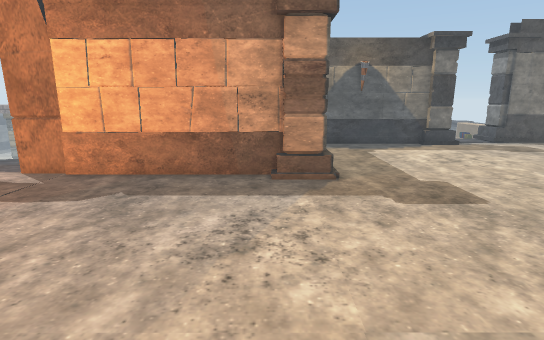
[1] (above)

12 first-person views from a walk through a Unity game level. The camera is 1.2 m above the floor, tilts 12° down and sees 80° across. The floor is counted in squares, 0.5 m on a side. Each view is taken from the middle of a square. On the plan, view 1 faces up. The plan holds only what a view shows up to about 20 squares ahead; the rest is blank. The place goes on beyond the plan. The player is left out. Some surface patterns are stand-ins.

[2]
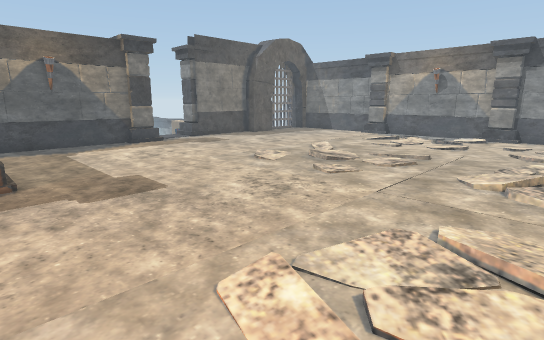

[3]
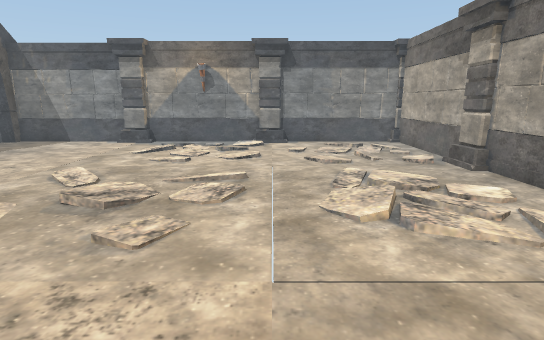

[4]
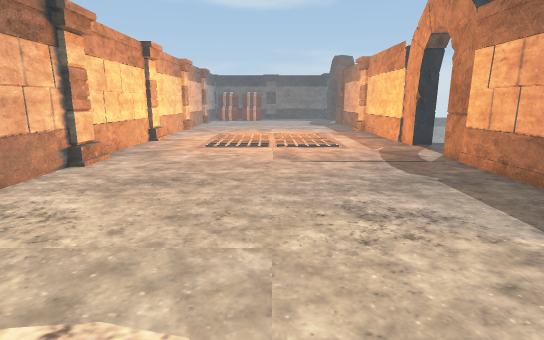

[5]
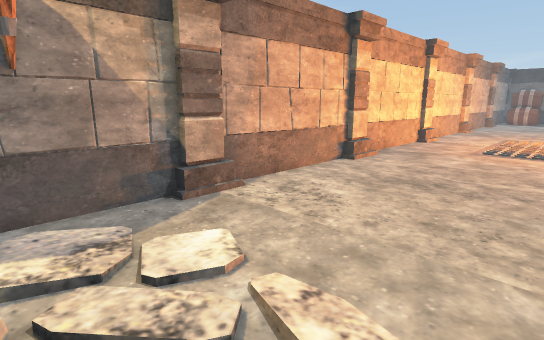

[6]
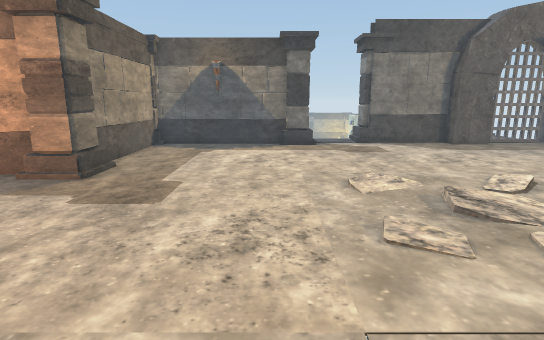

[7]
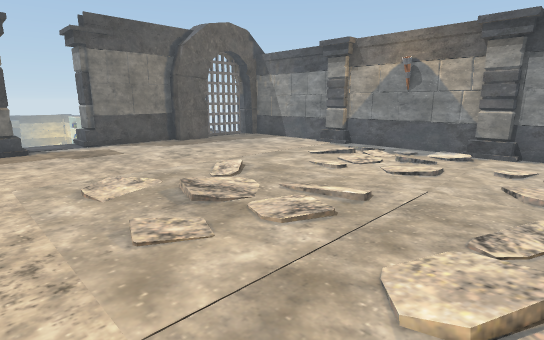

[8]
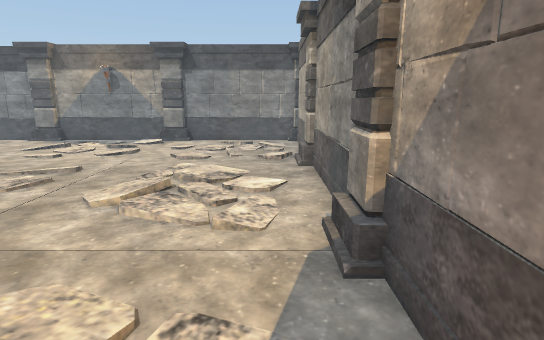

[9]
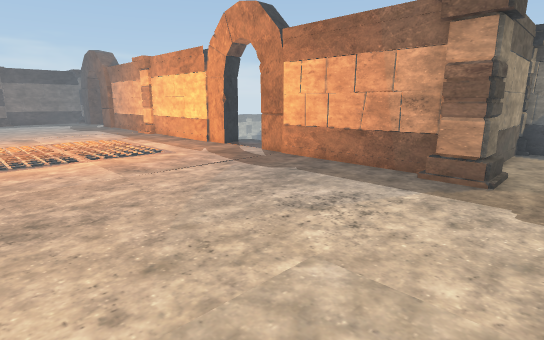

[10]
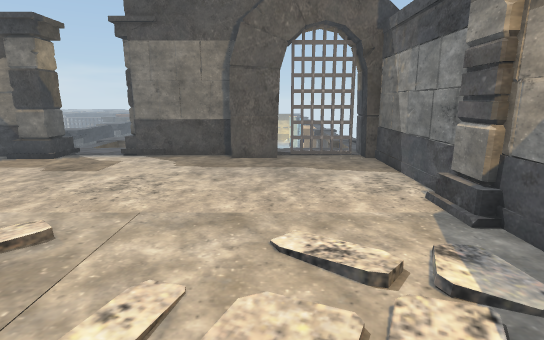

[11]
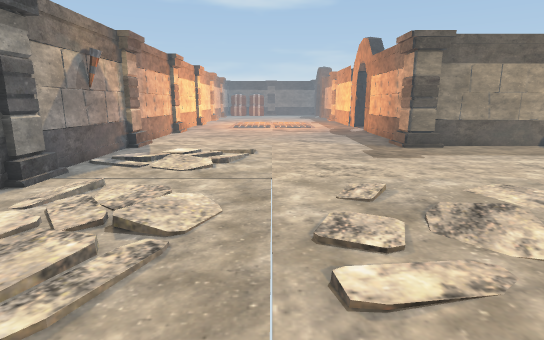

[12]
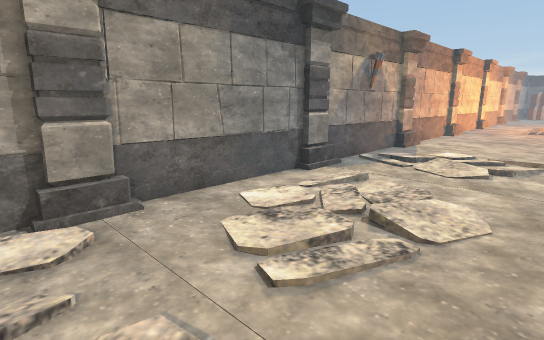

### Floor plan
Points are (right, up) in squares from view 1. A wall is a line through its corners. A room is listed if a view was taken in it or the views show most of it. See-through windows are left out.
Room 1 (views 1, 2, 3, 4, 5, 6, 7, 8, 9, 10, 11, 12)
walls: (1.9, 10.6) (-6.5, 10.6); (1.7, 11.7) (1.7, 10.4) (0.3, 10.4); (-0.8, 10.3) (-2.2, 10.3); (-2.5, 10.7) (-3, 10.6); (-3.2, 10.3) (-5.8, 10.3); (1.4, 15) (1.3, 14.5); (6.1, -4.4) (7, -4.4); (4.8, -4.6) (5.5, -4.7); (2.5, -4.4) (3.5, -4.4); (2.2, -4.7) (2.8, -4.6); (2.2, -4.8) (2.7, -4.6); (8.2, -4.7) (8.5, -4.4) (9.7, -4.4) (9.7, -4.8); (8.3, -4.7) (8.5, -4.4); (-5.3, 10.6) (-5.7, 10.7); (0.5, -4.4) (1.6, -4.4); (5.1, 18.7) (4.6, 18.8); (7.8, 18.8) (7.4, 18.6); (1.4, 18.6) (1.4, 11.7); (8.6, 18.6) (1.7, 18.6) (1.6, 18.5) (1.6, 18.2); (7.5, 18.9) (6.7, 18.9); (14.5, -4.4) (15, -4.4); (-4.4, -4.5) (-3.5, -4.5); (16.2, -4.7) (16.6, -4.4) (17.9, -4.4); (16.3, -4.7) (16.6, -4.4); (-7.5, -4.5) (-6.3, -4.5); (15.6, 18.9) (14.8, 18.9); (18.2, 19.1) (14.3, 19.1); (-13.4, 10.6) (-14.5, 10.6); (24.3, 2.3) (24.3, 4); (24.8, 4.2) (24.6, 4.6); (24.7, 2.2) (24.4, 2.6); (24.7, 2.2) (24.3, 2.6); (24.7, 10.3) (24.5, 10.5) (24.3, 10.5) (24.3, 12); (24.3, 12.1) (24.4, 12.8); (24.8, 11.9) (24.6, 12.4); (24.4, 14.9) (24.4, 16.1); (24.2, -4.7) (24.6, -4.3); (23.8, 19.1) (20.8, 19.1); (-15.5, -4.5) (-14.5, -4.5); (-15.5, -4.6) (24.6, -4.6) (24.6, 18.3)
low walls: (1.4, 10.7) (1.4, 10.2)
ways out: opening at (-10, 12.7)
objects: other object (-18, -5) to (-17, -5); other object (-16, 11); other object (-15, 11); other object (-13, -5); arch (-9, 11) to (-9, 12); arch (-7, 11); other object (9, 18) to (10, 20); other object (13, 19) to (14, 20); arch (20, 18); arch (24, 18)

Where each view was taken, in squares from view 1:
view 1: 0 up, 0 right, facing up
view 2: 1 down, 1 right, facing up-right
view 3: 3 up, 5 right, facing right
view 4: 3 up, 6 right, facing left
view 5: 3 up, 6 right, facing down-left
view 6: 0 up, 8 right, facing up
view 7: 0 up, 8 right, facing up-right
view 8: 3 down, 4 right, facing right
view 9: 1 down, 4 right, facing up-left
view 10: 4 up, 20 right, facing up
view 11: 3 up, 19 right, facing left
view 12: 3 up, 19 right, facing down-left
